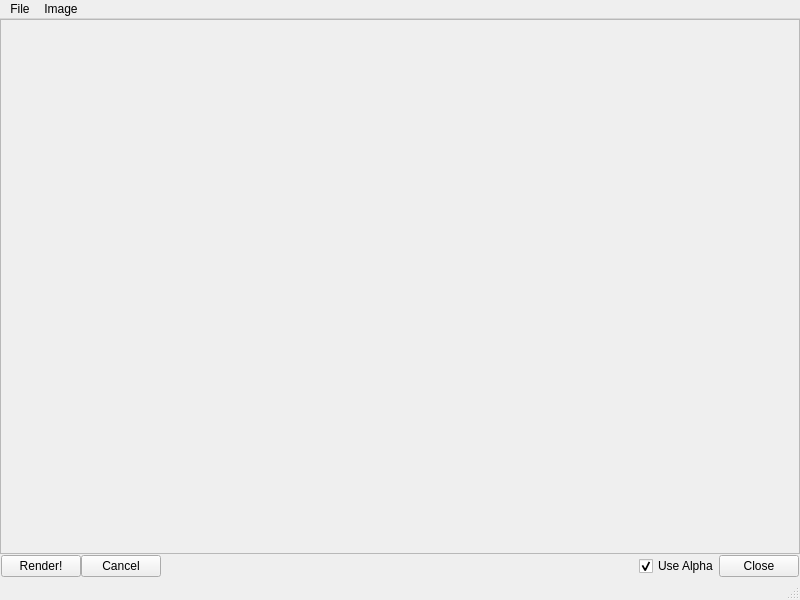
<ui version="4.0" >
 <class>WindowBase</class>
 <widget class="QMainWindow" name="WindowBase" >
  <property name="geometry" >
   <rect>
    <x>0</x>
    <y>0</y>
    <width>800</width>
    <height>600</height>
   </rect>
  </property>
  <property name="windowTitle" >
   <string>Yafaray Graphical Rendering Output</string>
  </property>
  <widget class="QWidget" name="centralwidget" >
   <layout class="QVBoxLayout" name="verticalLayout" >
    <property name="spacing" >
     <number>0</number>
    </property>
    <property name="margin" >
     <number>0</number>
    </property>
    <item>
     <widget class="QScrollArea" name="renderArea" >
      <property name="verticalScrollBarPolicy" >
       <enum>Qt::ScrollBarAsNeeded</enum>
      </property>
      <property name="horizontalScrollBarPolicy" >
       <enum>Qt::ScrollBarAsNeeded</enum>
      </property>
      <property name="widgetResizable" >
       <bool>true</bool>
      </property>
      <widget class="QWidget" name="scrollAreaWidgetContents" >
       <property name="geometry" >
        <rect>
         <x>0</x>
         <y>0</y>
         <width>794</width>
         <height>519</height>
        </rect>
       </property>
      </widget>
     </widget>
    </item>
    <item>
     <layout class="QHBoxLayout" name="horizontalLayout" >
      <property name="spacing" >
       <number>0</number>
      </property>
      <property name="sizeConstraint" >
       <enum>QLayout::SetMaximumSize</enum>
      </property>
      <property name="margin" >
       <number>1</number>
      </property>
      <item>
       <widget class="QPushButton" name="renderButton" >
        <property name="text" >
         <string>Render!</string>
        </property>
       </widget>
      </item>
      <item>
       <widget class="QPushButton" name="cancelButton" >
        <property name="text" >
         <string>Cancel</string>
        </property>
       </widget>
      </item>
      <item>
       <spacer name="horizontalSpacer" >
        <property name="orientation" >
         <enum>Qt::Horizontal</enum>
        </property>
        <property name="sizeHint" stdset="0" >
         <size>
          <width>40</width>
          <height>20</height>
         </size>
        </property>
       </spacer>
      </item>
      <item>
       <widget class="QCheckBox" name="alphaCheck" >
        <property name="text" >
         <string>Use Alpha</string>
        </property>
        <property name="checked" >
         <bool>true</bool>
        </property>
       </widget>
      </item>
      <item>
       <widget class="QPushButton" name="quitButton" >
        <property name="text" >
         <string>Close</string>
        </property>
       </widget>
      </item>
     </layout>
    </item>
   </layout>
  </widget>
  <widget class="QMenuBar" name="menubar" >
   <property name="geometry" >
    <rect>
     <x>0</x>
     <y>0</y>
     <width>800</width>
     <height>25</height>
    </rect>
   </property>
   <widget class="QMenu" name="menuFile" >
    <property name="title" >
     <string>File</string>
    </property>
    <addaction name="actionOpen" />
    <addaction name="separator" />
    <addaction name="actionQuit" />
   </widget>
   <widget class="QMenu" name="menuImage" >
    <property name="title" >
     <string>Image</string>
    </property>
    <addaction name="actionSave_As" />
    <addaction name="separator" />
    <addaction name="actionZoom_In" />
    <addaction name="actionZoom_Out" />
   </widget>
   <addaction name="menuFile" />
   <addaction name="menuImage" />
  </widget>
  <widget class="QStatusBar" name="statusbar" />
  <action name="actionOpen" >
   <property name="text" >
    <string>Open</string>
   </property>
  </action>
  <action name="actionQuit" >
   <property name="text" >
    <string>Quit</string>
   </property>
   <property name="shortcut" >
    <string>Ctrl+Q</string>
   </property>
  </action>
  <action name="actionSave" >
   <property name="text" >
    <string>Save</string>
   </property>
   <property name="shortcut" >
    <string>Ctrl+S</string>
   </property>
  </action>
  <action name="actionSave_As" >
   <property name="text" >
    <string>Save As</string>
   </property>
   <property name="shortcut" >
    <string>Ctrl+S</string>
   </property>
  </action>
  <action name="actionZoom_In" >
   <property name="text" >
    <string>Zoom In</string>
   </property>
   <property name="shortcut" >
    <string>+</string>
   </property>
  </action>
  <action name="actionZoom_Out" >
   <property name="text" >
    <string>Zoom Out</string>
   </property>
   <property name="shortcut" >
    <string>-</string>
   </property>
  </action>
 </widget>
 <resources/>
 <connections/>
</ui>
